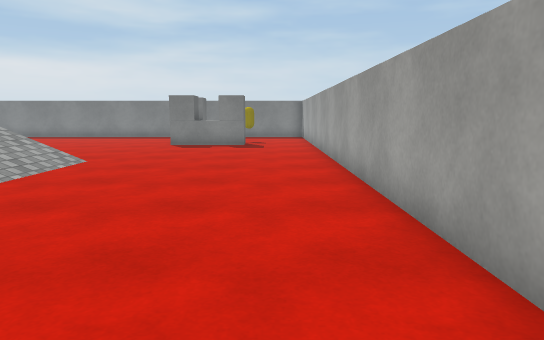
View 1 (above)

20 first-person views from a walk through a Unity game level. The camera is 1.2 m above the floor, tilts 8° down and sees 70° across. The floor is counted in squares, 1 m on a side. Each view is taken from the middle of a square. On the plan, view 1 faces up. The plan holds only what a view shows up to about 15 squares ahead; the rest is blank. The place goes on beyond the plan. The player is left out. Surface patterns are stand-ins for the level's own textures.

View 2
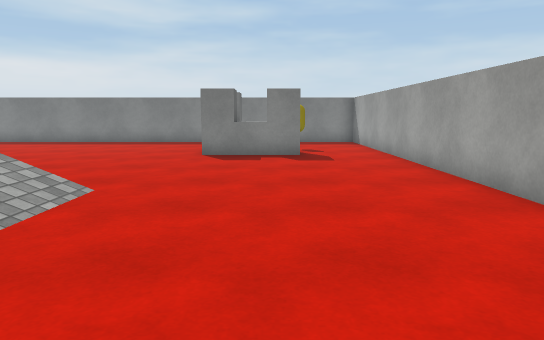

View 3
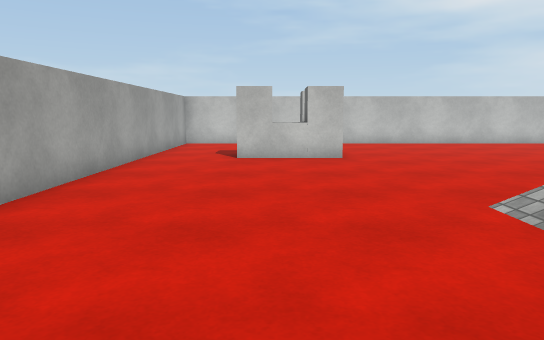

View 4
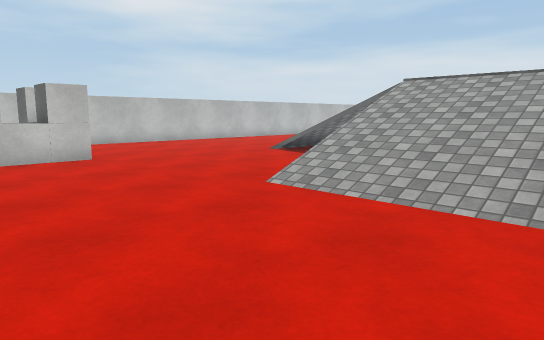

View 5
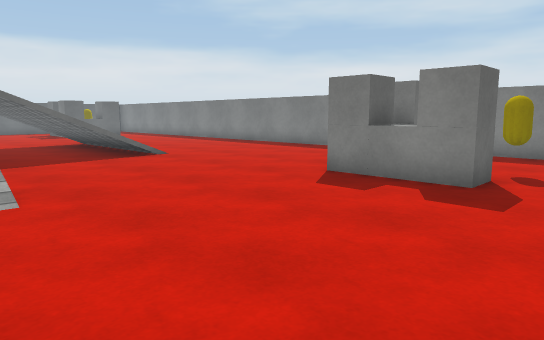

View 6
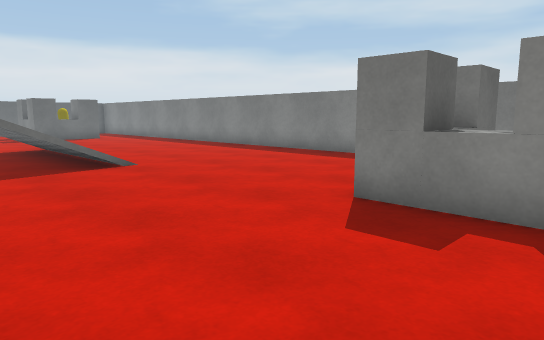

View 7
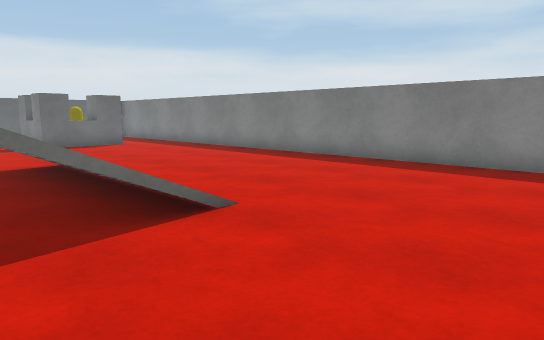

View 8
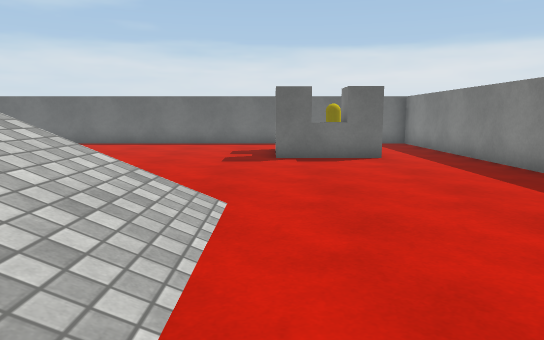

View 9
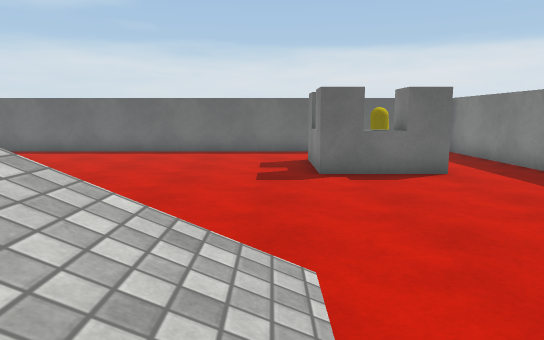

View 10
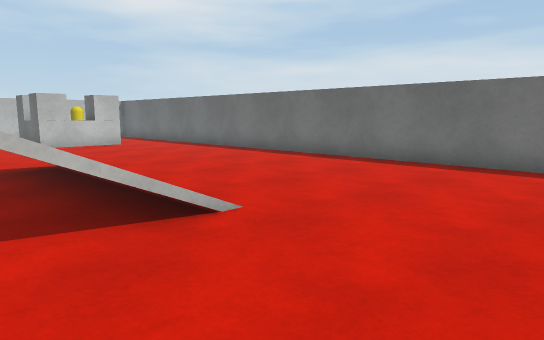

View 11
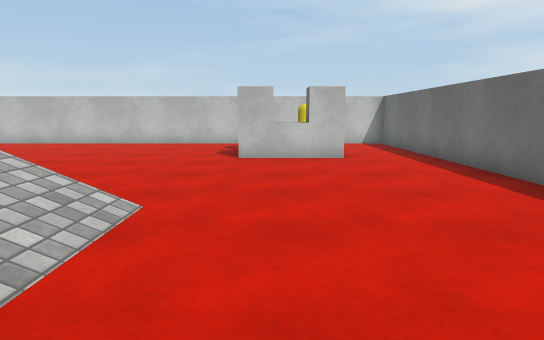

View 12
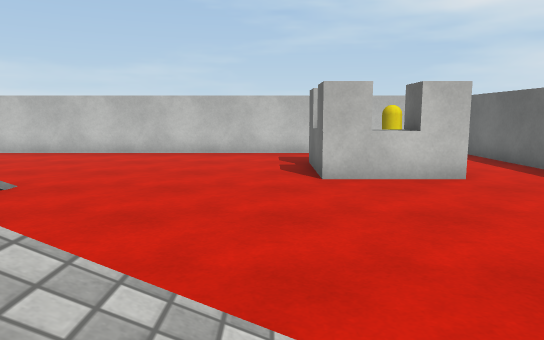

View 13
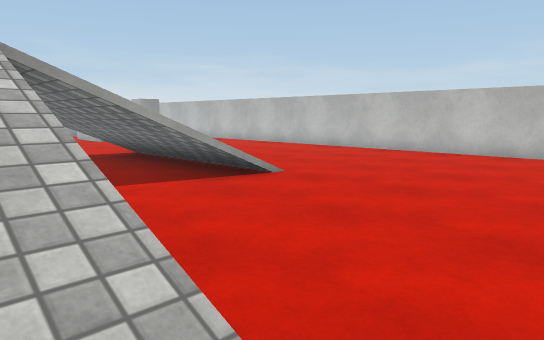

View 14
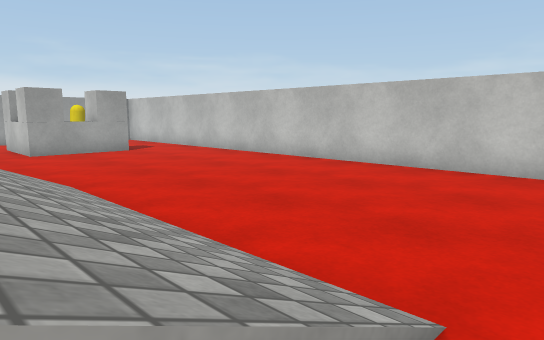

View 15
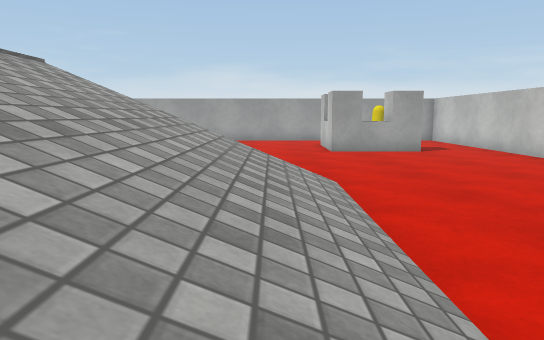

View 16
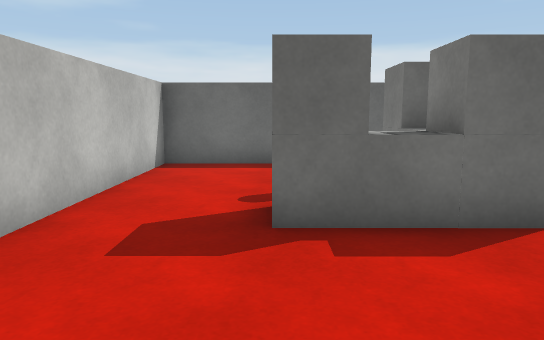

View 17
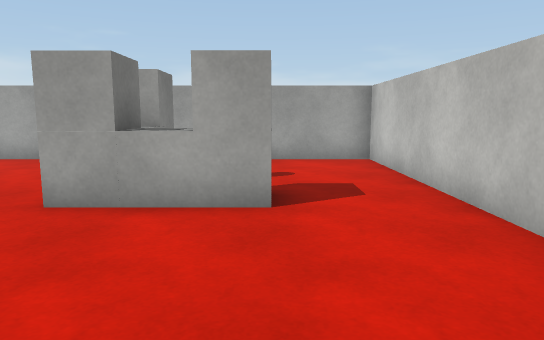

View 18
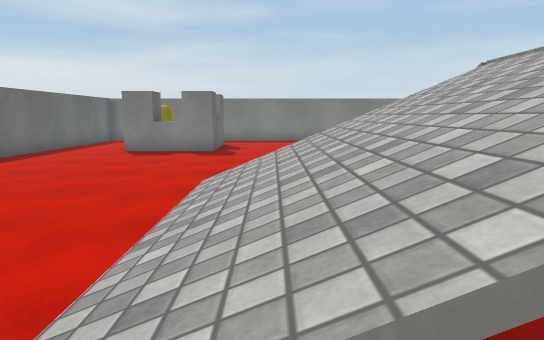

View 19
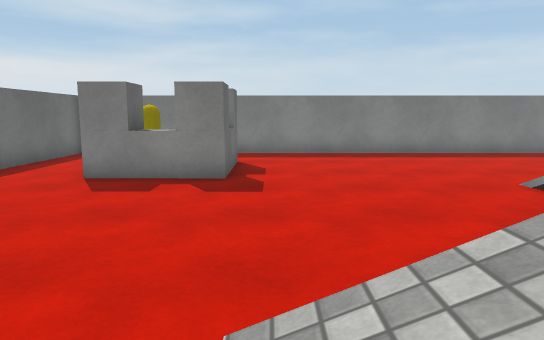

View 20
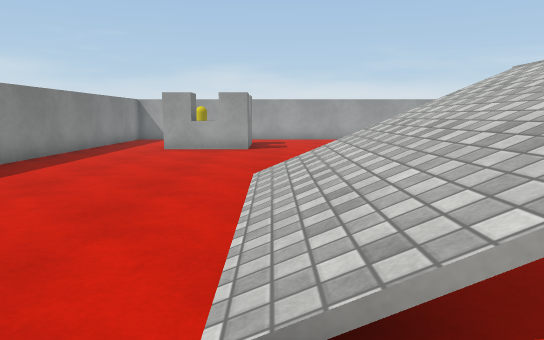

### Floor plan
Key: @ floor where view 1 was taken; # wall or solid block; x gap in a wall; . main floor; : floor 2.25 m higher than the main floor; / step, stairs or slope; = window, fence, low wall or low ledge; v drop or lower ground; B barrier; C yellow capsule.
Columns run from 28 left of view 1 to 2 right of it. Each row starts with its distance up from view 1.
 22 ############################
 21 #...........................
 20 #...........................
 19 #..   B.................B.....#
 18 #.. CBB.................BB.C..#
 17 #.. B B.................BBB...#
 16 #..BBBB.................BBBB..#
 15 #...........///////...........#
 14 #...........=/////=...........#
 13 #...........//////v...........#
 12 #..........   ////v...........#
 11 #..........    ///x...........#
 10 #....../=#         x =//......#
  9 #....../////:         //......#
  8 #....../////:       ////......#
  7 #....../////      //////......#
  6 #......////       //////......#
  5 #......////       //////......#
  4 #......////x    ///x////......#
  3 #...........x  ///v  .........#
  2 #...........//////v ..........#
  1 #...........//////v...........#
  0 #...........//////=.........@.#
 -1 #...........///////...........#
 -2 #..BBBB.................BBBB..#
 -3 #..BBBB.................BBBB..#
 -4 #...CBB.................BBCC..#
 -5 #.... B.................BB....#
 -6 #.............................#
 -7 #.............................#
 -8 ###############################

Positions as (right, up) in squares from view 1, and headings:
1: (0, 0), facing up
2: (-2, 4), facing up
3: (-2, 9), facing down
4: (0, 9), facing down-left
5: (1, 9), facing up-left
6: (-1, 11), facing up-left
7: (-6, 12), facing up-left
8: (-11, 16), facing left
9: (-13, 15), facing left
10: (-18, 14), facing down-left
11: (-23, 9), facing down
12: (-21, 6), facing down
13: (-22, 5), facing down-right
14: (-17, 1), facing down-right
15: (-17, 0), facing right
16: (-18, -5), facing left
17: (-9, -5), facing right
18: (-20, 3), facing up
19: (-21, 8), facing up
20: (-18, 15), facing right
